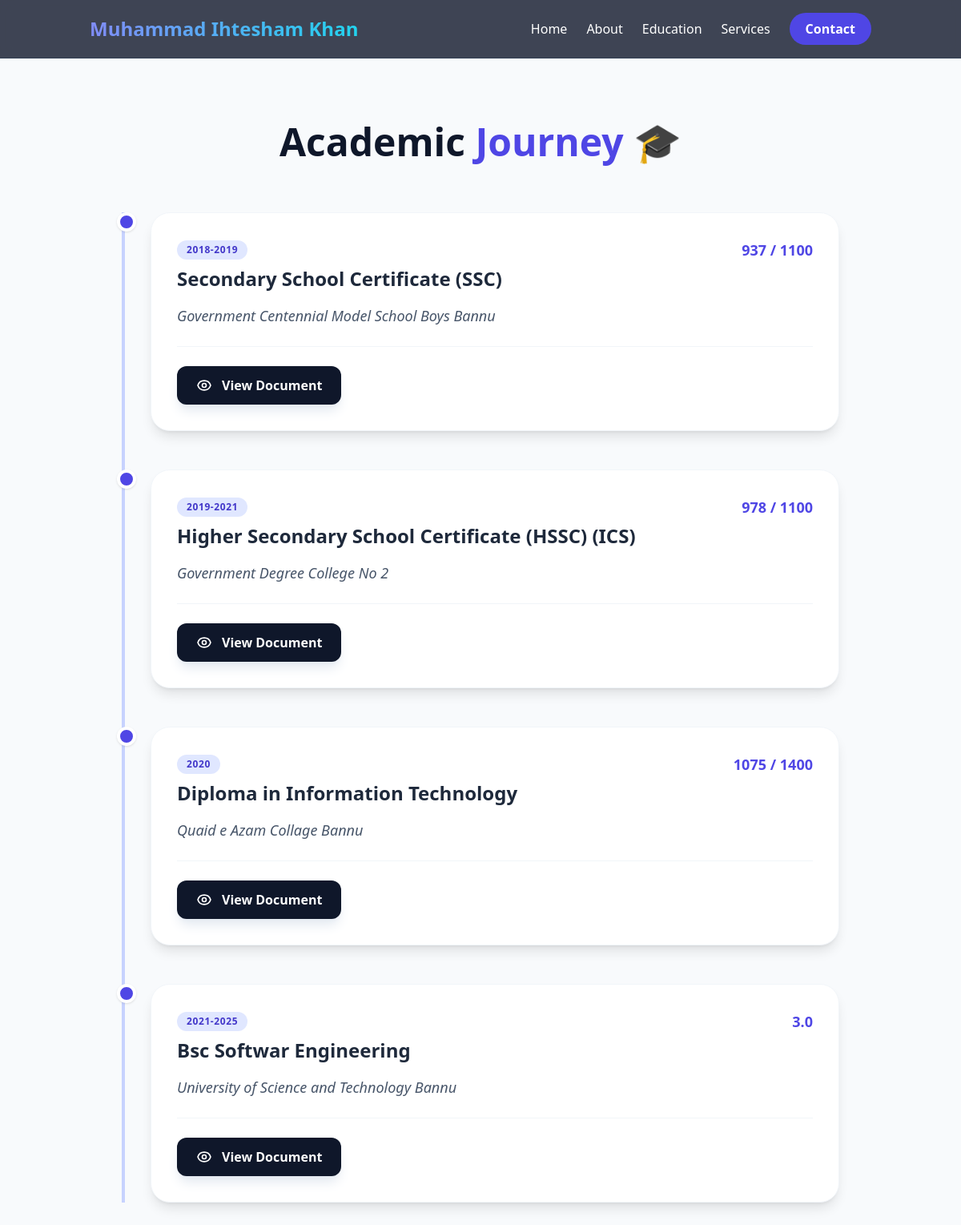
The app's page /education/ with its own data.
### pages/models.py (models this page shows, shortened)
class Education(models.Model):
    degree = models.CharField(max_length=200)
    institution = models.CharField(max_length=200)
    duration = models.CharField(max_length=100)
    result_details = models.CharField(max_length=200, help_text="GPA or Marks")
    degree_image = models.ImageField(upload_to='degrees/', blank=True, null=True)

### pages/views.py (the view)
# urls.py: path("education/", education_view, name="education"), # New
def education_view(request):
    items = Education.objects.all().order_by('-degree')
    return render(request, "education.html", {"education_items": items})

### pages/templates/education.html (shortened to what this page needs)
{% extends "base.html" %}
{% block content %}
<div class="bg-slate-50 min-h-screen py-20">
    <div class="container mx-auto px-6">
        <h2 class="text-5xl font-extrabold text-center mb-16 text-slate-900 animate__animated animate__fadeInDown">
            Academic <span class="text-indigo-600">Journey</span> 🎓
        </h2>
        <div class="relative max-w-4xl mx-auto border-l-4 border-indigo-200 pl-8 ml-4 md:ml-auto">
            {% for item in education_items %}
            <div class="relative mb-12 animate__animated {% if forloop.counter|divisibleby:2 %}animate__fadeInRight{% else %}animate__fadeInLeft{% endif %}">
                <div class="absolute -left-[42px] top-0 w-6 h-6 bg-indigo-600 rounded-full border-4 border-white shadow"></div>
                <div class="bg-white p-8 rounded-3xl shadow-lg hover:shadow-2xl transition-shadow duration-300 border border-slate-100 group">
                    <div class="flex flex-wrap justify-between items-start mb-4">
                        <div>
                            <span class="inline-block bg-indigo-100 text-indigo-700 text-xs font-bold px-3 py-1 rounded-full uppercase tracking-wider mb-2">
                                {{ item.duration }}
                            </span>
                            <h3 class="text-2xl font-bold text-slate-800 group-hover:text-indigo-600 transition-colors">
                                {{ item.degree }}
                            </h3>
                        </div>
                        <div class="text-right">
                             <p class="text-indigo-600 font-bold text-lg">{{ item.result_details }}</p>
                        </div>
                    </div>
                    <p class="text-slate-600 text-lg mb-6 italic">{{ item.institution }}</p>
                    {% if item.degree_image %}
                    <div class="mt-6 border-t border-slate-100 pt-6">
                        <a href="{{ item.degree_image.url }}" target="_blank" class="group/btn inline-flex items-center bg-slate-900 text-white px-6 py-3 rounded-xl font-bold hover:bg-indigo-600 transition-all duration-300 shadow-lg shadow-slate-200">
                            View Document
                        </a>
                    </div>
                    {% endif %}
                </div>
            </div>
            {% endfor %}
        </div>
    </div>
</div>
{% endblock %}

### records on screen
Education: duration "2018-2019", degree "Secondary School Certificate (SSC)", result_details "937 / 1100", institution "Government Centennial Model School Boys Bannu"
Education: duration "2019-2021", degree "Higher Secondary School Certificate (HSSC) (ICS)", result_details "978 / 1100", institution "Government Degree College No 2"
Education: duration "2020", degree "Diploma in Information Technology", result_details "1075 / 1400", institution "Quaid e Azam Collage Bannu"
Education: duration "2021-2025", degree "Bsc Softwar Engineering", result_details "3.0", institution "University of Science and Technology Bannu"
